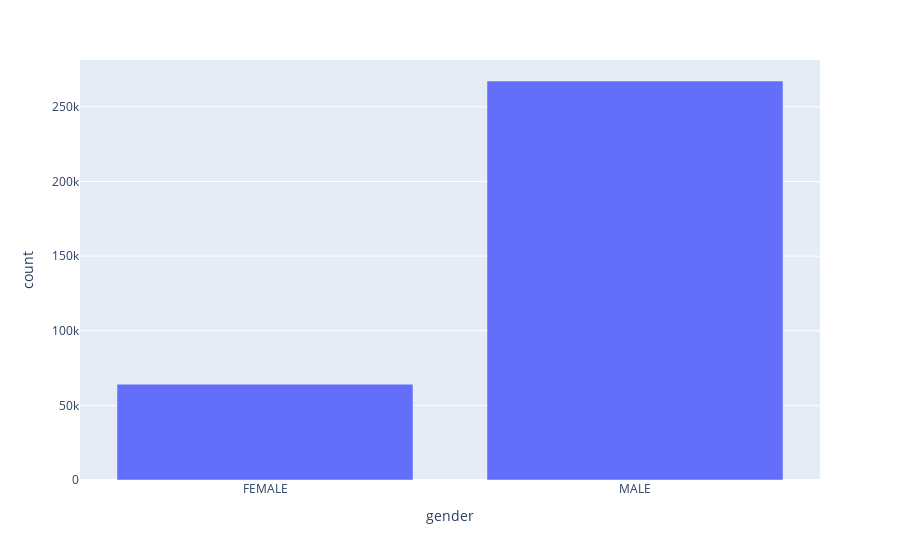

Here is the notebook cell this chart was saved with:
### Code cell
px.bar(counts_per_gender, x="gender", y="count")

### Figure 1 — Plotly figure (JSON) as saved in the notebook; plotly's stock layout.template omitted (floating-point values rounded to 4 significant figures)
{"data": [{"alignmentgroup": "True", "hovertemplate": "gender=%{x}<br>count=%{y}<extra></extra>", "legendgroup": "", "marker": {"color": "#636efa", "pattern": {"shape": ""}}, "name": "", "offsetgroup": "", "orientation": "v", "showlegend": false, "textposition": "auto", "type": "bar", "x": ["FEMALE", "MALE"], "xaxis": "x", "y": [64200, 267286], "yaxis": "y"}], "layout": {"autosize": true, "barmode": "relative", "legend": {"tracegroupgap": 0}, "margin": {"t": 60}, "xaxis": {"anchor": "y", "autorange": true, "domain": [0, 1], "range": [-0.5, 1.5], "title": {"text": "gender"}, "type": "category"}, "yaxis": {"anchor": "x", "autorange": true, "domain": [0, 1], "range": [0, 281400.0], "title": {"text": "count"}, "type": "linear"}}}
